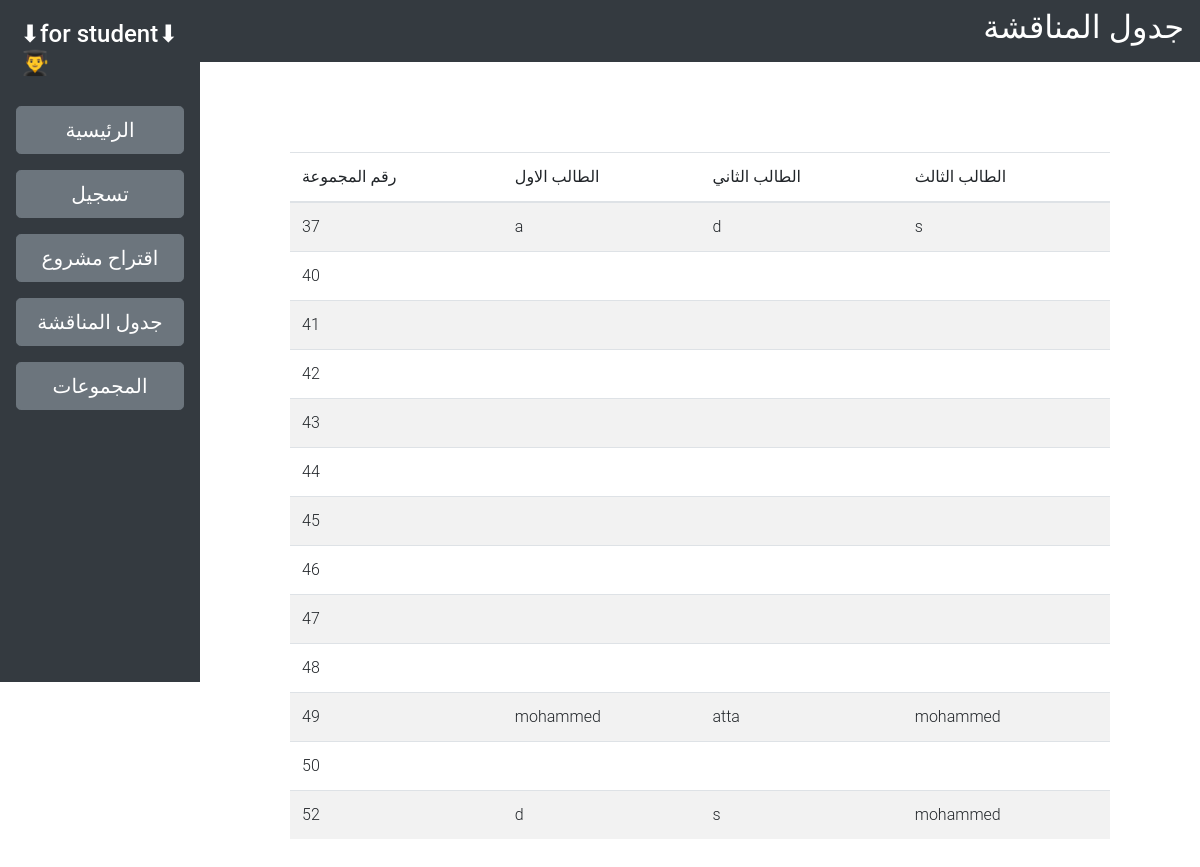
The page /grost.php on the database its author committed.
### tables this page shows
CREATE TABLE `gro` (
  `id` int(11) NOT NULL,
  `stone` varchar(50) NOT NULL,
  `sttwo` varchar(50) NOT NULL,
  `st3` varchar(50) NOT NULL
);

### grost.php (the view, shortened to what this page needs)
<?php
$server = 'localhost';
$user = 'root';
$password = '';
$db_name = 'm';
$conn = new mysqli($server,$user,$password,$db_name);
?>
<!DOCTYPE html>
<html lang="en">
<head>
    <link rel="stylesheet" href="css/style.css">
    <link rel="stylesheet" href="https://stackpath.bootstrapcdn.com/bootstrap/4.3.1/css/bootstrap.min.css">
</head>
<body >
    <div class="row mx-0">
    <div class="col-2" style="padding: 0px"  >
        <div class=" bg-dark" >
        <ul class="nav flex-column">
            <li class="nav-item" >
          <h4 class="text-white" style="margin:20px" >⬇for student⬇👨‍🎓</h4>
      </li>
            <li class="nav-item">
       <a class="nav-link active" href="index.php"><button type="button" class="btn btn-secondary btn-lg btn-block">الرئيسية</button>
</a>
      </li>
      <li class="nav-item">
       <a class="nav-link active" href="studentRegstir.PHP"><button type="button" class="btn btn-secondary btn-lg btn-block">تسجيل</button>
</a>
      </li>
      <li class="nav-item">
            <a class="nav-link active" href="suggestproject.php"><button type="button" class="btn btn-secondary btn-lg btn-block">اقتراح مشروع</button>
</a>
      </li>
      <li class="nav-item">
       <a class="nav-link" href="Schedule.php"> <button type="button" class="btn btn-secondary btn-lg btn-block">جدول المناقشة</button>
</a>
      </li>
            <li class="nav-item">
       <a class="nav-link" href="grost.php"> <button type="button" class="btn btn-secondary btn-lg btn-block">المجموعات</button>
</a>
      </li>
      </ul>
        <br><br><br><br><br><br><br><br><br><br><br>
    </div>
    </div>
       <div class="col-10 " style="padding: 0px ">
        <nav class="navbar navbar-dark bg-dark">
  <h2 class="text-white">جدول المناقشة</h2>
</nav>
     <div style="padding: 90PX"  >
        <form action="" method="post">
      <table class="table table-striped">
  <thead>
    <tr>
        <th scope="col">رقم المجموعة</th>
        <th scope="col">الطالب الاول</th>
      <th scope="col">الطالب الثاني</th>
      <th scope="col">الطالب الثالث</th>
    </tr>
  </thead>
              <tbody>
   <?php
            $sql = "SELECT * FROM gro  ";
            $result = mysqli_query($conn, $sql);
            while($row = mysqli_fetch_assoc($result)) {
            ?>
            <tr>
                <td><?= $row['id'] ?></td>
                <td><?= $row['stone'] ?></td>
                <td><?= $row['sttwo'] ?></td>
                <td><?= $row['st3'] ?></td>
            </tr>
            <?php
            }
            ?>
  </tbody>
        </table></form>
</div>
    </div>
    </div>
</body>
</html>

### css/style.css (style rules this page uses)
* { margin: 0; font-family: "Roboto", sans-serif, "Helvetica", sans-serif; font-weight: 300; }
.btn { background: #efefef; padding: 10px 15px; text-decoration: none; border-radius: 3px; color: #000; font-weight: 400; }
.container h1, h2, h3 { margin-top: 15px; margin-left: 0; font-weight: 400; }

### rows shown on the page
gro: id "37", stone "a", sttwo "d", st3 "s"
gro: id "40"
gro: id "41"
gro: id "42"
gro: id "43"
gro: id "44"
gro: id "45"
gro: id "46"
gro: id "47"
gro: id "48"
gro: id "49", stone "mohammed", sttwo "atta", st3 "mohammed"
gro: id "50"
gro: id "52", stone "d", sttwo "s", st3 "mohammed"
